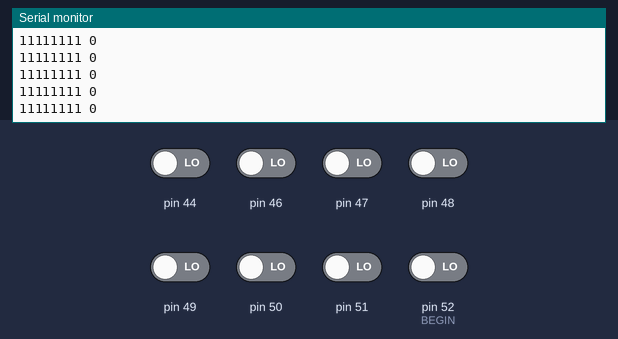
The sketch below on a simulated Arduino Mega 2560, built with avr-gcc and run on an emulated ATmega2560. Shown: the last lines printed to the serial monitor. The inputs (shaded band) are chosen by the test bench; at power-on: pin 44, pin 46–51, pin 52 (BEGIN) LOW.

Above: at 1.2 s.
1.3 s: pin 44 driven HIGH
At 1.9 s:
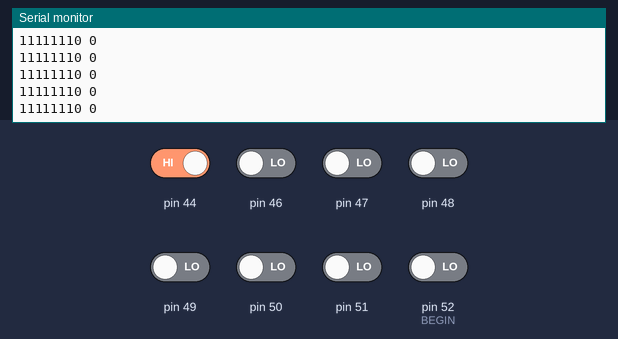
4.3 s: pin 46 driven HIGH
At 5.4 s:
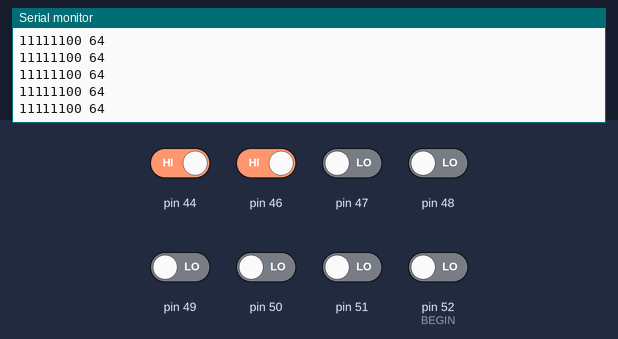
5.8 s: pin 47 driven HIGH
At 6.4 s:
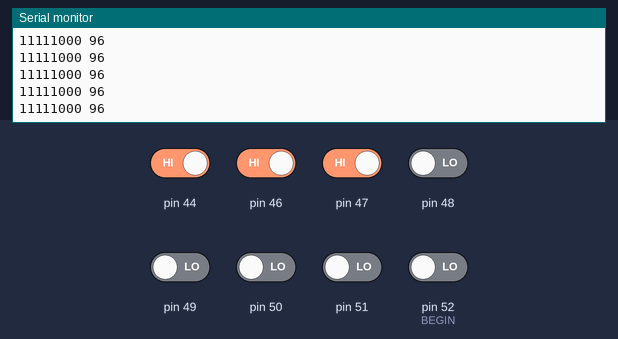
7.3 s: pin 48 driven HIGH
At 8.2 s:
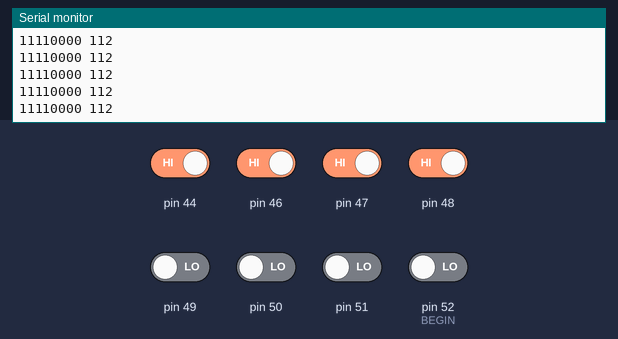
8.8 s: pin 49 driven HIGH
At 9.5 s:
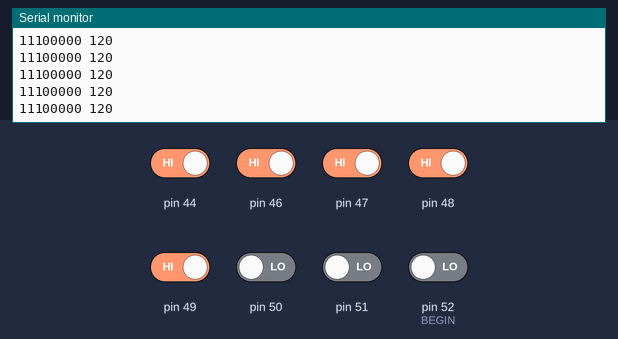
10.3 s: pin 50 driven HIGH
At 11.4 s:
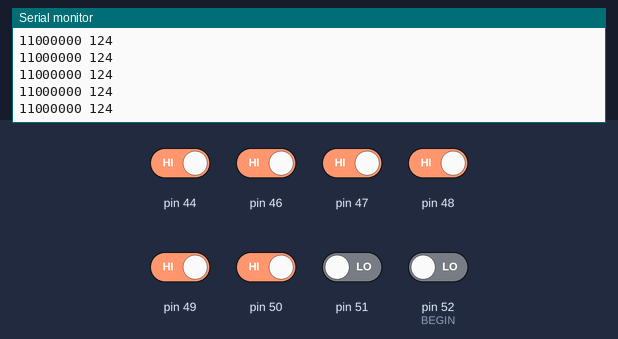
Timing chart, 0 to 12.8 s (numbered marks = the images above; inputs shaded):
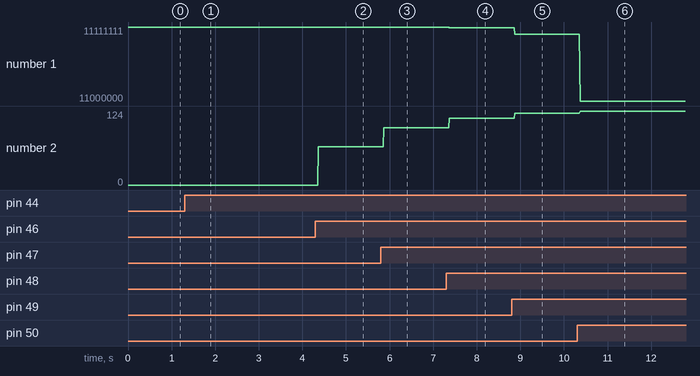

Measured:
- after the input at 1.3 s, the serial monitor: prints a new line after 0.06 s (image 1)
- after the input at 4.3 s, the serial monitor: prints a new line after 0.07 s (image 2)
- after the input at 5.8 s, the serial monitor: prints a new line after 0.07 s (image 3)
- after the input at 7.3 s, the serial monitor: prints a new line after 0.07 s (image 4)
- after the input at 8.8 s, the serial monitor: prints a new line after 0.07 s (image 5)
- after the input at 10.3 s, the serial monitor: prints a new line after 0.07 s (image 6)
- plotted number 1: 11111111 → 11111110 after the input at 1.3 s, 11111110 → 11111100 after the input at 4.3 s, 11111100 → 11111000 after the input at 5.8 s, 11111000 → 11110000 after the input at 7.3 s, 11110000 → 11100000 after the input at 8.8 s
- plotted number 2: 0 → 64 after the input at 4.3 s, 64 → 96 after the input at 5.8 s, 96 → 112 after the input at 7.3 s, 112 → 120 after the input at 8.8 s, 120 → 124 after the input at 10.3 s

The sketch:

BinaryReceiver.ino
```cpp
#define BEGIN 52
unsigned int boolChar() {
  unsigned int c = 0;
  for (int i = 0; i < 7; i++) {
    if (digitalRead(BEGIN-i)) {
      c += 1 << (i);
      Serial.print(0);
    }
    else{
      Serial.print(1);
    }
  }
  Serial.print(!digitalRead(BEGIN-8));
  Serial.print(" ");
  Serial.print(c);
  Serial.println();
  return c;

}
void setup() {
  Serial.begin(9600);
  for (int i = 0; i < 9; i++)
    pinMode(BEGIN-i, INPUT);
}
void loop() {
  boolChar();
}
```
